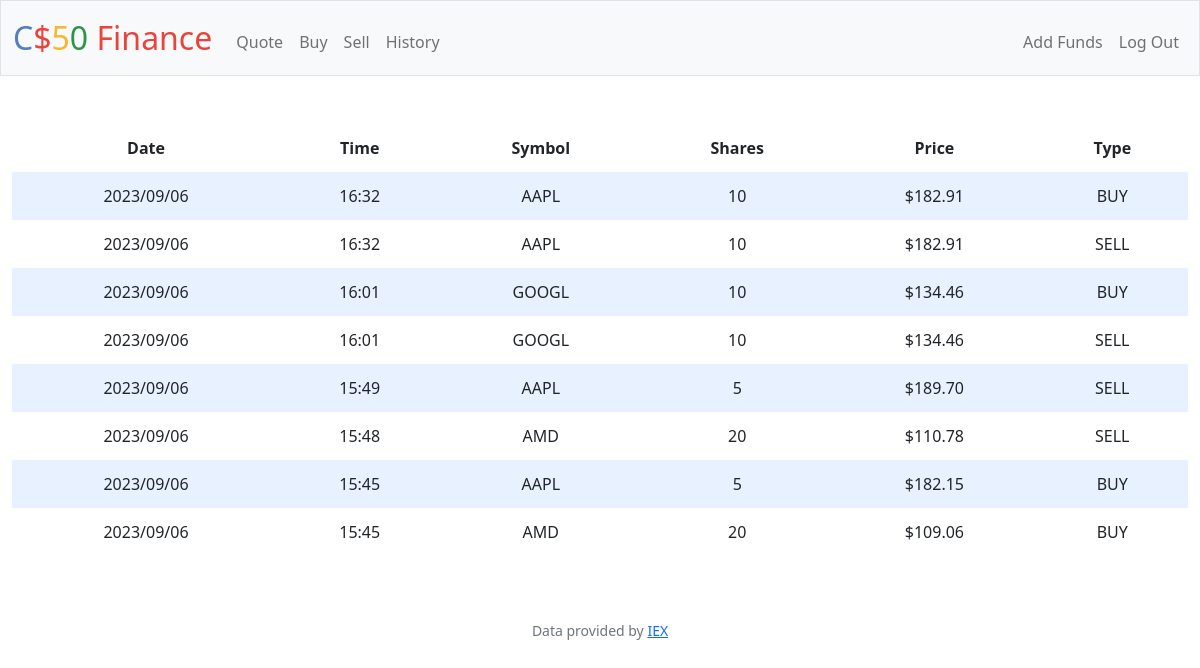
The app's page /history (signed in) with its own data.
### tables this page shows
CREATE TABLE transactions (
    id INTEGER PRIMARY KEY AUTOINCREMENT NOT NULL,
    date TEXT NOT NULL,
    time TEXT NOT NULL,
    user_id INT NOT NULL,
    symbol TEXT NOT NULL,
    quantity INT NOT NULL,
    price FLOAT NOT NULL,
    status TEXT NOT NULL
);

### app.py (the view)
@app.route("/history")
@login_required
def history():
    rows = db.execute("SELECT date,time,symbol,quantity,price,status FROM transactions WHERE user_id = ? ORDER BY date DESC, time DESC;", session["user_id"])
    return render_template("history.html", rows=rows)

### app.py (called while the page is built)
@app.after_request
def after_request(response):
    response.headers["Cache-Control"] = "no-cache, no-store, must-revalidate"
    response.headers["Expires"] = 0
    response.headers["Pragma"] = "no-cache"
    return response

### helpers.py (called while the page is built)
def login_required(f):
    @wraps(f)
    def decorated_function(*args, **kwargs):
        if session.get("user_id") is None:
            return redirect("/login")
        return f(*args, **kwargs)
    return decorated_function

def usd(value):
    return f"${value:,.2f}"

### templates/history.html (shortened to what this page needs)
{% extends "layout.html" %}
{% block main %}
    <table>
        <thead>
            <tr>
                <th>Date</th>
                <th>Time</th>
                <th>Symbol</th>
                <th>Shares</th>
                <th>Price</th>
                <th>Type</th>
            </tr>
        </thead>
        <tbody>
            {% for row in rows %}
                <tr>
                    <td>{{ row.date }}</td>
                    <td>{{ row.time }}</td>
                    <td>{{ row.symbol }}</td>
                    <td>{{ row.quantity }}</td>
                    <td>{{ row.price | usd }}</td>
                    <td>{{ row.status }}</td>
                </tr>
            {% endfor %}
        </tbody>
    </table>
{% endblock %}

### static/styles.css (style rules this page uses)
table { background-color: transparent; margin-bottom: 1rem; width: 100%; }
table th, table td { padding: 0.75rem; vertical-align: middle; }
tbody tr:nth-of-type(odd) { background-color: rgb(179, 208, 255, 0.3) }

### records on screen
transactions: date "2023/09/06", time "16:32", symbol "AAPL", quantity "10", price "$182.91", status "BUY"
transactions: date "2023/09/06", time "16:32", symbol "AAPL", quantity "10", price "$182.91", status "SELL"
transactions: date "2023/09/06", time "16:01", symbol "GOOGL", quantity "10", price "$134.46", status "BUY"
transactions: date "2023/09/06", time "16:01", symbol "GOOGL", quantity "10", price "$134.46", status "SELL"
transactions: date "2023/09/06", time "15:49", symbol "AAPL", quantity "5", price "$189.70", status "SELL"
transactions: date "2023/09/06", time "15:48", symbol "AMD", quantity "20", price "$110.78", status "SELL"
transactions: date "2023/09/06", time "15:45", symbol "AAPL", quantity "5", price "$182.15", status "BUY"
transactions: date "2023/09/06", time "15:45", symbol "AMD", quantity "20", price "$109.06", status "BUY"
